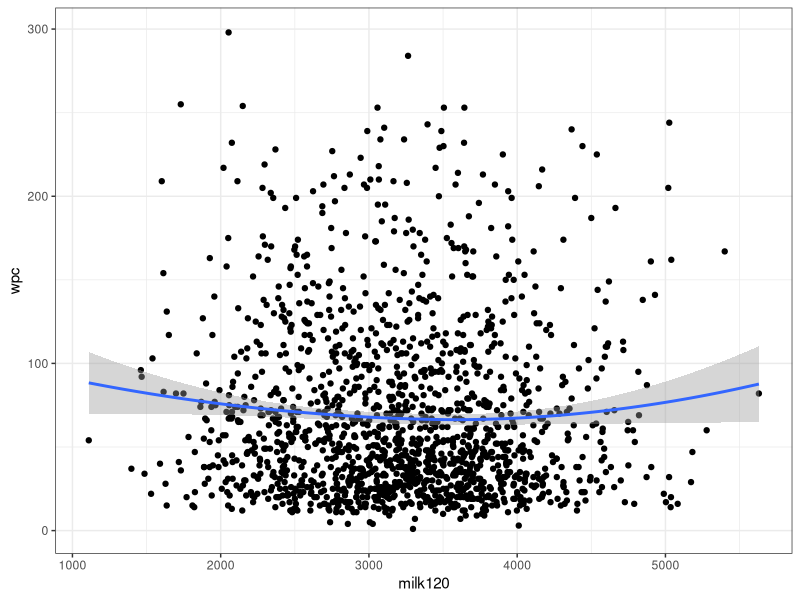
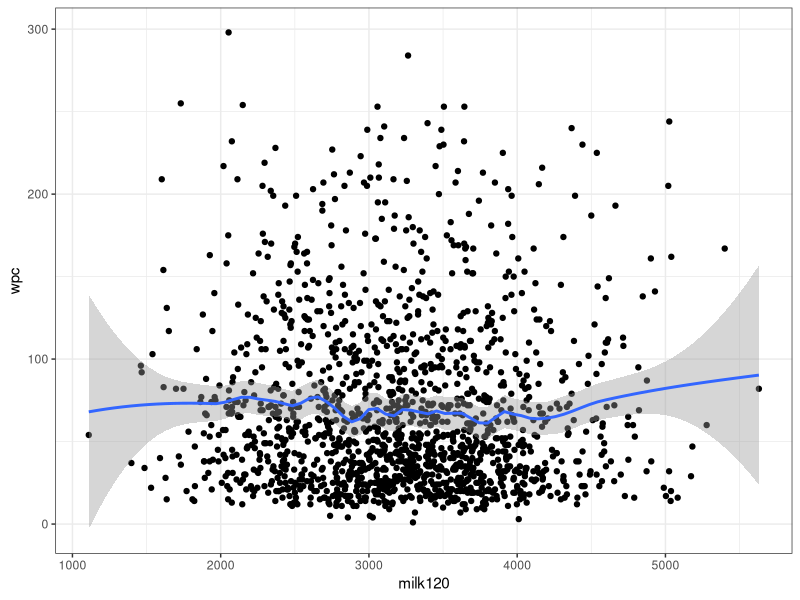
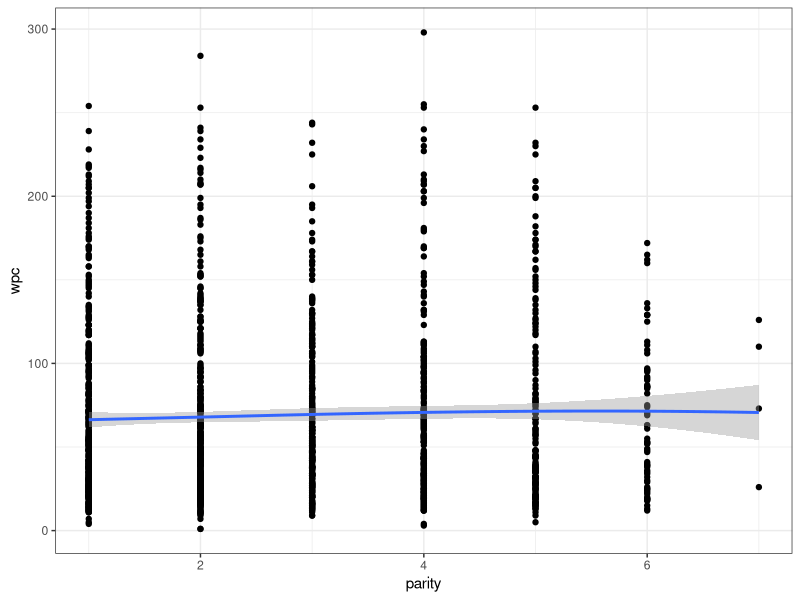

These charts were generated, in order, by the following R code:
## ---- chunk 1
# automatically create a bib database for R packages
knitr::write_bib(c(
  .packages(), 'bookdown', 'knitr', 'rmarkdown'
), 'packages.bib')
## ---- chunk 2
#Créer une table
Parite <- c("1ère lactation", "2ième lactation", "3ième ou plus")
Dystocie_0 <- c("  ","  ", "  ")
Dystocie_1 <- c("  ","  ", "  ")
dp_data <- data.frame(Parite, Dystocie_0, Dystocie_1)
## ---- chunk 3
library(knitr)
library(kableExtra)
kable(dp_data,  caption="**Table 6.1.** Nombre moyen estimé de jours jusqu’à la saillie fécondante pour chacune des catégories de parité et de dystocie")%>%
  kable_styling()
## ---- chunk 4
#J'ouvre le jeu de données
daisy2 <-read.csv(file="daisy2.csv", header=TRUE, sep=",")
daisy2_mod<-subset(daisy2, h7==1)
## ---- chunk 5
library(ggplot2)
ggplot(daisy2_mod, aes(milk120, wpc)) + #Ici j'ai simplement indiqué le jeu de données, puis les variables d'intérêt
  geom_point() +  #Je demande d'ajouter le nuage de points (un 'scatterplot')
  geom_smooth(method="loess", span=2)+ #Je demande d'ajouter la courbe lissée de type loess. L'argument span me permet d'ajuster le lissage 
  theme_bw() #J'aime bien avoir un fond blanc pour mes figures (un thème noir et blanc; theme_bw). C'est futile, mais bon...
## ---- chunk 6
ggplot(daisy2_mod, aes(milk120, wpc)) + 
  geom_point() +  
  geom_smooth(method="loess", span=0.2)+ 
  theme_bw() 
## ---- chunk 7
ggplot(daisy2_mod, aes(parity, wpc)) + 
  geom_point() +  
  geom_smooth(method="loess", span=2)+ 
  theme_bw() 
## ---- chunk 8
modele1<-lm(data=daisy2_mod, wpc ~ (parity)) #J'ai créé un nouvel objet qui s'appelle modele1 et qui est une régression des variables parity sur wpc
modele1 #Je demande à voir l'objet modele
## ---- chunk 9
summary(modele1)
## ---- chunk 10
confint(modele1)
## ---- chunk 11
daisy2_mod$par_ct <- daisy2_mod$parity-1
modele2<-lm(data=daisy2_mod, wpc ~ (par_ct)) 
modele2
## ---- chunk 12
#Vérifions d'abord quelle est la moyenne de milk120
mean(daisy2_mod$milk120, na.rm=TRUE)
## ---- chunk 13
#Je créé la variable centrée sur 3225 et celle au carré
daisy2_mod$milk120_ct <- daisy2_mod$milk120-3225
daisy2_mod$milk120_ct_sq <-daisy2_mod$milk120_ct*daisy2_mod$milk120_ct
#Vérifions que ça a bien focntionné
head(daisy2_mod)

## ---- chunk 14
#Je vérifie le modèle avec les termes polynomiaux
modele3<-lm(data=daisy2_mod, wpc ~ (milk120_ct+milk120_ct_sq)) 
summary(modele3)
## ---- chunk 15
#Je créé une variable milk120 à la puissance 3
daisy2_mod$milk120_ct_cu <-daisy2_mod$milk120_ct_sq*daisy2_mod$milk120_ct
#Je l'ajoute au modèle
modele4<-lm(data=daisy2_mod, wpc ~ (milk120_ct+milk120_ct_sq+milk120_ct_cu)) 
summary(modele4)
## ---- chunk 16
library(car)
vif(modele4)
## ---- chunk 17
modele_complet <- lm(data=daisy2_mod, wpc ~ (par_ct+twin+dyst))
modele_reduit <- lm(data=daisy2_mod, wpc ~ (par_ct))
anova(modele_complet, modele_reduit)
## ---- chunk 18
#Je créé une variable parity catégorique:
daisy2_mod$par_cat <- cut(daisy2_mod$parity, breaks = c(0, 1, 2, Inf), labels = c("First", "Second", "Third or more"))
#Je fixe le niveau de référence
#J'écris le modèle
daisy2_mod<-within(daisy2_mod, par_cat<-relevel(par_cat, ref="First")) #Sélection de la valeur de référence par_cat=1
modele5 <- lm(data=daisy2_mod, wpc ~ (par_cat))
summary(modele5)
## ---- chunk 19
library(emmeans)
contrast <- emmeans(modele5, "par_cat") #Ici j'ai créé un objet nommé contrast qui contient les éléments dont j'aurai besoin pour comparer les catégories de par_cat
pairs(contrast) #Je demande ensuite de comparer les différentes catégories. 
#Pour voir les intervalle de confiance, je pourrais demander un confint() sur cet fonction pairs()
confint(pairs(contrast))
## ---- chunk 20
modele6 <- lm(data=daisy2_mod, wpc ~ (par_cat*dyst))
summary(modele6)
## ---- chunk 21
#Le modèle réduit sans les deux coefficients:
modele_red <- lm(data=daisy2_mod, wpc ~ (par_cat+dyst))
#La fonction anova() pour comparer les modèles:
anova(modele6, modele_red)
## ---- chunk 22
#Créer une table
Parite <- c("1ère lactation", "2ième lactation", "3ième ou plus")
Dystocie_0 <- c("67.0 jours","67.0+0.4=67.4 jours", "67.0+2.6=69.6 jours")
Dystocie_1 <- c("67.0-0.5=66.5 jours","67.0+0.4-0.5-5.1=61.8 jours", "67.0+2.6-0.5+33.9=103.0 jours")
dp_data2 <- data.frame(Parite, Dystocie_0, Dystocie_1)
## ---- chunk 23
library(knitr)
library(kableExtra)
kable(dp_data2,  caption="**Table 6.2.** Nombre moyen estimé de jours jusqu’à la saillie fécondante pour chacune des catégories de parité et de dystocie")%>%
  kable_styling()
